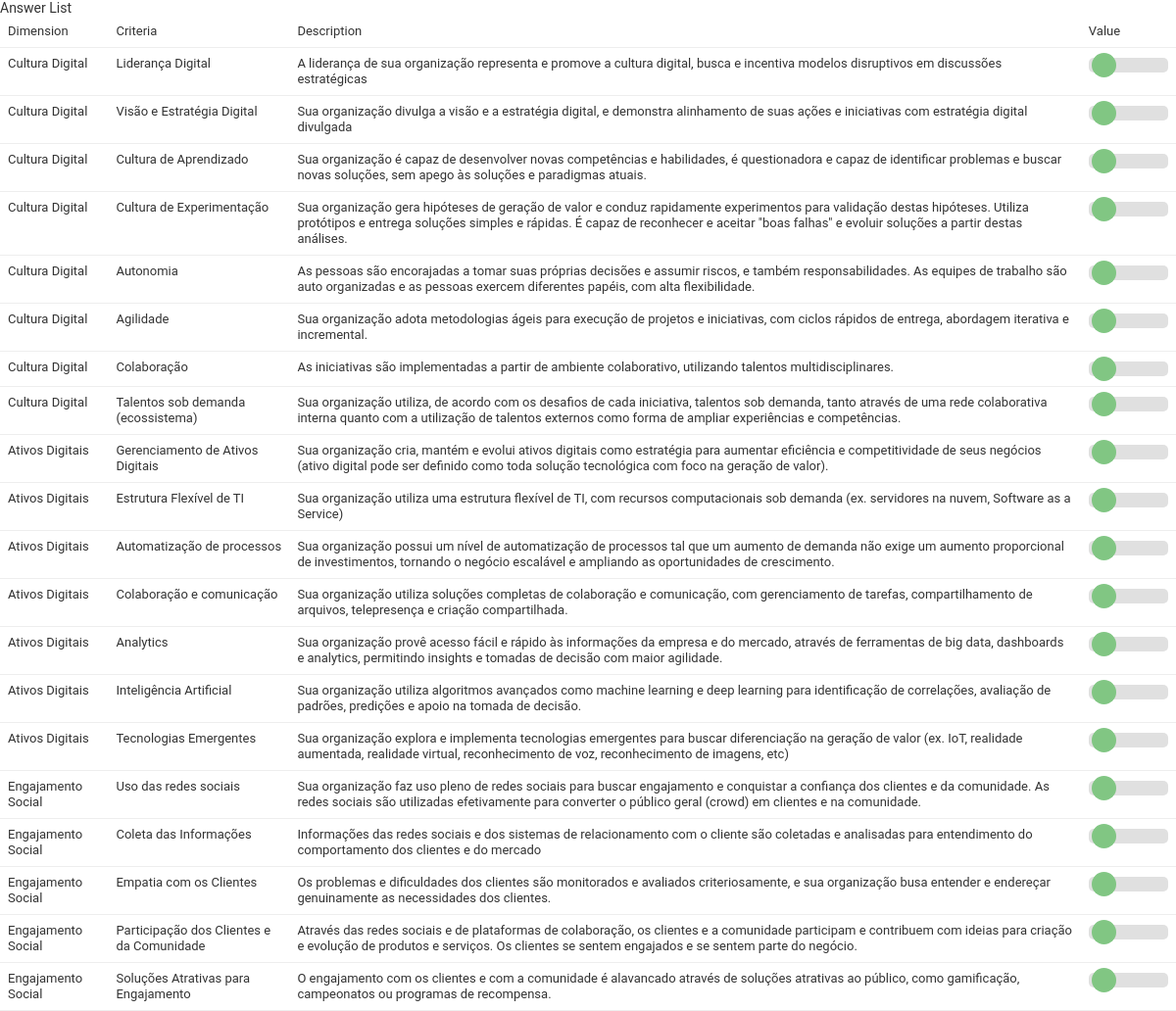
/maturity/assessments/37, run on the app's committed database.
### maturity/models.py (models this page shows, shortened)
class AssessmentAnswer(models.Model):
    assessment = models.ForeignKey(Assessment, on_delete=models.CASCADE)
    criteria = models.ForeignKey(Criteria, on_delete=models.CASCADE)
    value = models.IntegerField()
    def get_criteria_name(self):
        return str(self.criteria)

class Criteria(models.Model):
    dimension = models.ForeignKey(Dimension, on_delete=models.CASCADE)
    criteria_name = models.CharField(max_length=64)
    criteria_description = models.CharField(max_length=500)
    def __str__(self):
        return self.criteria_name

class Dimension(models.Model):
    dimension_name = models.CharField(max_length=64)
    dimension_description = models.CharField(max_length=500)

### maturity/views.py (the view)
# urls.py: path('assessments/<int:pk>', views.AnswerListView.as_view(), name='answers'),
class AnswerListView(generic.DetailView):
    model = Assessment
    template_name = 'maturity/answer_list.html'

### maturity/templates/maturity/answer_list.html (shortened to what this page needs)
{% load static %}
<link rel="stylesheet" type="text/css" href="{% static 'maturity/style.css' %}" />
<link rel="stylesheet" type="text/css" href="{% static 'maturity/components.css' %}" />
<table>
    <thead>
        <tr><td>Dimension</td><td>Criteria</td><td>Description</td><td>Value</td></tr>
    </thead>
    <tbody>
        {% for answer in assessment.assessmentanswer_set.all %}
        <tr>
            <td>{{ answer.criteria.dimension.dimension_name }}</td>
            <td>{{ answer.get_criteria_name }}</td>
            <td>{{ answer.criteria.criteria_description}}</td>
            <td>
                <div class="slidecontainer"><input type="range" min="1" max="5" value="1" class="slider" id="myRange"></div>
            </td>
        </tr>
        {% endfor %}
    </tbody>
</table>

### maturity/static/maturity/style.css (style rules this page uses)
table { border-collapse: collapse; border-color: #ccc; }
td, th { font-size: 13px; line-height: 16px; border-bottom: 1px solid #eee; vertical-align: top; padding: 8px; font-family: "Roboto", "Lucida Grande", Verdana, Arial, sans-serif; }
input, textarea, select, .form-row p, form .button { margin: 2px 0; padding: 2px 3px; vertical-align: middle; font-family: "Roboto", "Lucida Grande", Verdana, Arial, sans-serif; font-weight: normal; font-size: 13px; }

### maturity/static/maturity/components.css (style rules this page uses)
.slidecontainer { width: 100%; }
.slider { -webkit-appearance: none; width: 100%; height: 15px; border-radius: 5px; background: #d3d3d3; outline: none; opacity: 0.7; -webkit-transition: .2s; transition: opacity .2s; }

### data on the page
AssessmentAnswer: criteria.dimension.dimension_name "Cultura Digital", get_criteria_name "Liderança Digital", criteria.criteria_description "A liderança de sua organização representa e promove a cultura digital, busca e incentiva modelos disruptivos em discussões estratégicas"
AssessmentAnswer: criteria.dimension.dimension_name "Cultura Digital", get_criteria_name "Visão e Estratégia Digital", criteria.criteria_description "Sua organização divulga a visão e a estratégia digital, e demonstra alinhamento de suas ações e iniciativas com estratégia digital divulgada"
AssessmentAnswer: criteria.dimension.dimension_name "Cultura Digital", get_criteria_name "Cultura de Aprendizado", criteria.criteria_description "Sua organização é capaz de desenvolver novas competências e habilidades, é questionadora e capaz de identificar problemas e buscar novas soluções, sem apego às soluções e paradigmas atuais."
AssessmentAnswer: criteria.dimension.dimension_name "Cultura Digital", get_criteria_name "Cultura de Experimentação", criteria.criteria_description "Sua organização gera hipóteses de geração de valor e conduz rapidamente experimentos para validação destas hipóteses. Utiliza protótipos e entrega soluções simples e rápidas. É capaz de reconhecer e aceitar \"boas falhas\" e evoluir soluções a partir destas análises."
AssessmentAnswer: criteria.dimension.dimension_name "Cultura Digital", get_criteria_name "Autonomia", criteria.criteria_description "As pessoas são encorajadas a tomar suas próprias decisões e assumir riscos, e também responsabilidades. As equipes de trabalho são auto organizadas e as pessoas exercem diferentes papéis, com alta flexibilidade."
AssessmentAnswer: criteria.dimension.dimension_name "Cultura Digital", get_criteria_name "Agilidade", criteria.criteria_description "Sua organização adota metodologias ágeis para execução de projetos e iniciativas, com ciclos rápidos de entrega, abordagem iterativa e incremental."
AssessmentAnswer: criteria.dimension.dimension_name "Cultura Digital", get_criteria_name "Colaboração", criteria.criteria_description "As iniciativas são implementadas a partir de ambiente colaborativo, utilizando talentos multidisciplinares."
AssessmentAnswer: criteria.dimension.dimension_name "Cultura Digital", get_criteria_name "Talentos sob demanda (ecossistema)", criteria.criteria_description "Sua organização utiliza, de acordo com os desafios de cada iniciativa, talentos sob demanda, tanto através de uma rede colaborativa interna quanto com a utilização de talentos externos como forma de ampliar experiências e competências."
AssessmentAnswer: criteria.dimension.dimension_name "Ativos Digitais", get_criteria_name "Gerenciamento de Ativos Digitais", criteria.criteria_description "Sua organização cria, mantém e evolui ativos digitais como estratégia para aumentar eficiência e competitividade de seus negócios (ativo digital pode ser definido como toda solução tecnológica com foco na geração de valor)."
AssessmentAnswer: criteria.dimension.dimension_name "Ativos Digitais", get_criteria_name "Estrutura Flexível de TI", criteria.criteria_description "Sua organização utiliza uma estrutura flexível de TI, com recursos computacionais sob demanda (ex. servidores na nuvem, Software as a Service)"
AssessmentAnswer: criteria.dimension.dimension_name "Ativos Digitais", get_criteria_name "Automatização de processos", criteria.criteria_description "Sua organização possui um nível de automatização de processos tal que um aumento de demanda não exige um aumento proporcional de investimentos, tornando o negócio escalável e ampliando as oportunidades de crescimento."
AssessmentAnswer: criteria.dimension.dimension_name "Ativos Digitais", get_criteria_name "Colaboração e comunicação", criteria.criteria_description "Sua organização utiliza soluções completas de colaboração e comunicação, com gerenciamento de tarefas, compartilhamento de arquivos, telepresença e criação compartilhada."
AssessmentAnswer: criteria.dimension.dimension_name "Ativos Digitais", get_criteria_name "Analytics", criteria.criteria_description "Sua organização provê acesso fácil e rápido às informações da empresa e do mercado, através de ferramentas de big data, dashboards e analytics, permitindo insights e tomadas de decisão com maior agilidade."
AssessmentAnswer: criteria.dimension.dimension_name "Ativos Digitais", get_criteria_name "Inteligência Artificial", criteria.criteria_description "Sua organização utiliza algoritmos avançados como machine learning e deep learning para identificação de correlações, avaliação de padrões, predições e apoio na tomada de decisão."
AssessmentAnswer: criteria.dimension.dimension_name "Ativos Digitais", get_criteria_name "Tecnologias Emergentes", criteria.criteria_description "Sua organização explora e implementa tecnologias emergentes para buscar diferenciação na geração de valor (ex. IoT, realidade aumentada, realidade virtual, reconhecimento de voz, reconhecimento de imagens, etc)"
AssessmentAnswer: criteria.dimension.dimension_name "Engajamento Social", get_criteria_name "Uso das redes sociais", criteria.criteria_description "Sua organização faz uso pleno de redes sociais para buscar engajamento e conquistar a confiança dos clientes e da comunidade. As redes sociais são utilizadas efetivamente para converter o público geral (crowd) em clientes e na comunidade."
AssessmentAnswer: criteria.dimension.dimension_name "Engajamento Social", get_criteria_name "Coleta das Informações", criteria.criteria_description "Informações das redes sociais e dos sistemas de relacionamento com o cliente são coletadas e analisadas para entendimento do comportamento dos clientes e do mercado"
AssessmentAnswer: criteria.dimension.dimension_name "Engajamento Social", get_criteria_name "Empatia com os Clientes", criteria.criteria_description "Os problemas e dificuldades dos clientes são monitorados e avaliados criteriosamente, e sua organização busa entender e endereçar genuinamente as necessidades dos clientes."
AssessmentAnswer: criteria.dimension.dimension_name "Engajamento Social", get_criteria_name "Participação dos Clientes e da Comunidade", criteria.criteria_description "Através das redes sociais e de plataformas de colaboração, os clientes e a comunidade participam e contribuem com ideias para criação e evolução de produtos e serviços. Os clientes se sentem engajados e se sentem parte do negócio."
AssessmentAnswer: criteria.dimension.dimension_name "Engajamento Social", get_criteria_name "Soluções Atrativas para Engajamento", criteria.criteria_description "O engajamento com os clientes e com a comunidade é alavancado através de soluções atrativas ao público, como gamificação, campeonatos ou programas de recompensa."
